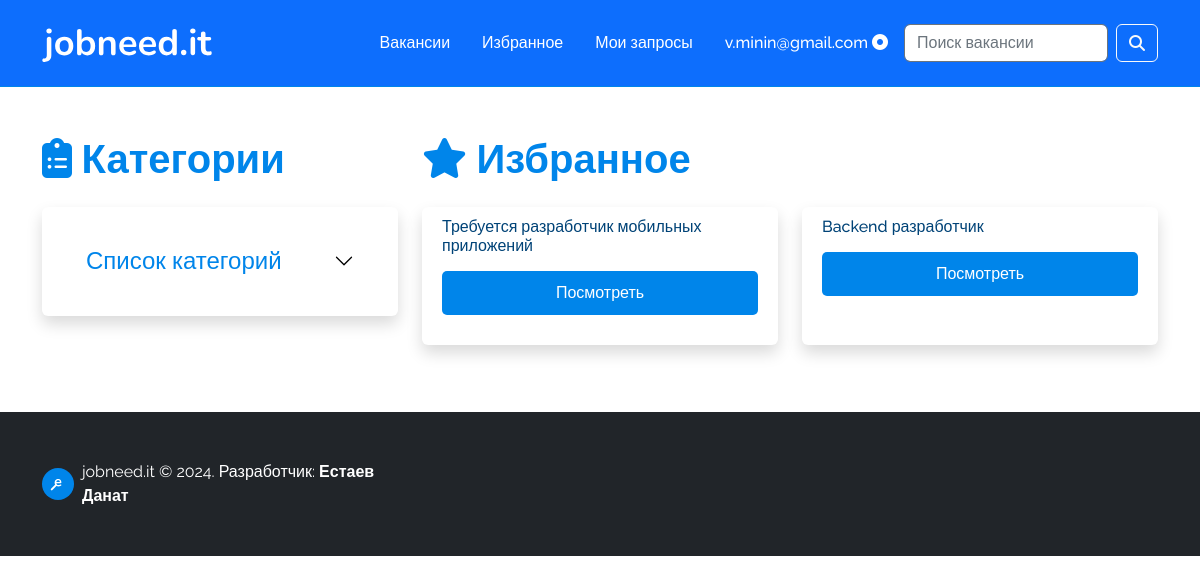
/user/saved/ (signed in), run on the app's committed database.
### portal/models.py (models this page shows, shortened)
class User(AbstractBaseUser):
    email = models.EmailField(max_length=100, unique=True)
    full_name = models.CharField(max_length=100)
    is_admin = models.BooleanField(default=False)
    is_active = models.BooleanField(default=True)
    is_jobseeker = models.BooleanField(default=True)
    objects = MyUserManager()
    USERNAME_FIELD = 'email'
    REQUIRED_FIELDS = ['full_name']
    class Meta:
        verbose_name = "Пользователь"
        verbose_name_plural = "Пользователи"

### jobseeker/models.py (models this page shows, shortened)
class JobSeekerSaveJob(models.Model):
    saved_job = models.ForeignKey(User, on_delete=models.CASCADE, related_name='saved_jobs')
    job = models.ForeignKey(Job, on_delete=models.CASCADE)
    class Meta:
        verbose_name = "Сохраненная вакансия"
        verbose_name_plural = "Сохраненные вакансии"

### employer/models.py (models this page shows, shortened)
class Job(models.Model):
    company = models.ForeignKey(Company, on_delete=models.CASCADE, related_name='jobs')
    category = models.ForeignKey(Category, on_delete=models.CASCADE, related_name='category')
    title = models.CharField(max_length=80)
    location = models.CharField(max_length=80)
    created_date = models.DateTimeField(default=datetime.datetime.now(), blank=True)
    experience_choices = (
        ('Нет опыта работы','Нет опыта работы'),
        ('1-3 года', '1-3 года'),
        ('3-6 года', '3-6 года'),
        ('6 и выше', '6 и выше'),
    )
    experience = models.CharField(max_length=80, choices=experience_choices)
    salary_choices = (
        ('Не указано', 'Не указано'),
        ('от 100 000 до 190 000 тг.', 'от 100 000 до 190 000 тг.'),
        ('от 200 000 до 290 000 тг.', 'от 200 000 до 290 000 тг.'),
        ('от 300 000 до 390 000 тг.', 'от 300 000 до 390 000 тг.'),
        ('от 400 000 до 490 000 тг.', 'от 400 000 до 490 000 тг.'),
        ('от 500 000 и выше', 'от 500 000 и выше'),
    )
    salary = models.CharField(
        max_length=80, choices=salary_choices
    )
    cooperation_choices = (
        ('Полная занятость', 'Полная занятость'),
        ('Частичная занятость', 'Частичная занятость'),
        ('Удаленная работа', 'Удаленная работа'),
        ('Стажировка', 'Стажировка'),
        ('Производственная практика', 'Производственная практика'),
    )
    cooperation_type = models.CharField(
        max_length=80, choices=cooperation_choices
    )
    job_description = models.TextField()
    skills_required = models.CharField(max_length=80)
    '''
    military_choices = (
        ('Военнообязанный', 'Военнообязанный'),
        ('Есть военный билет', 'Есть военный билет'),
    )
    military_service = models.CharField(
        max_length=80, choices=military_choices
    )
    '''
    degree_choices = (
        ('Не имеет значения', 'Не имеет значения'),
        ('Диплом ТиПО', 'Диплом ТиПО'),
        ('Диплом бакалавра', 'Диплом бакалавра'),
        ('Диплом магистра', 'Диплом магистра'),
        ('Диплом Phd', 'Диплом Phd'),
    )
    degree = models.CharField(max_length=80, choices=degree_choices)
    class Meta:
        verbose_name = "Вакансия"
        verbose_name_plural = "Вакансии"

### jobseeker/views.py (the view)
# urls.py: path('saved/', jobseeker_saved_jobs, name='saved-jobs'),
@login_required
@user_passes_test(is_jobseeker)
def jobseeker_saved_jobs(request):
    jobs = request.user.saved_jobs.all()
    return render(request, 'jobseeker_saved_jobs.html', {'jobs':jobs})

### OnlineJobPortalProject/context_processors.py (called while the page is built)
def get_categories(request):
    return {'categories': Category.objects.all()}

### jobseeker/views.py (called while the page is built)
def is_jobseeker(user):
    try:
        if not user.is_jobseeker:
            raise Http404
        return True
    except:
        raise Http404

### portal/models.py (called while the page is built)
    def __str__(self):
       return self.name

### jobseeker/templates/jobseeker_saved_jobs.html
{% extends "base.html" %}
{% block content %}
<legend class="display-6 mb-4 blue" style="font-weight: 700;"><i class="fa-solid fa-star"></i> Избранное</legend>
    <div class="row">
      {% for job in jobs %}
      <div class="col-md-6 mb-3">
        <div class="content-section border border-0 shadow bg-body rounded h-100">
          <div class="card-body">
            <h6 class="mb-3">{{ job.job.title }}</h6>
            <a class="button is-blue d-block text-center" href="{% url 'job-detail' job.job.id %}">Посмотреть</a>
          </div>
        </div>
      </div>
      {% endfor %}
    </div>
{% endblock %}

### portal/templates/base.html (shortened to what this page needs)
{% load static %}
<html lang="ru">
<head>
  <link rel="stylesheet" type="text/css" href="{% static './css/main.css' %}">
  <link rel="stylesheet" type="text/css" href="{% static './css/style.css' %}">
  <link rel="stylesheet" href="{% static './css/bootstrap.min.css' %}">
  <link rel="stylesheet" href="https://cdnjs.cloudflare.com/ajax/libs/font-awesome/6.2.0/css/all.min.css" />
</head>
<body>
<header class="navbar navbar-expand-lg navbar-light bg-primary blue-bottom-border mb-5 ">
  <div class="container">
    <a class="navbar-brand logo" href="{% url 'home-page' %}">
      <img src="{% static './img/logo.svg' %}" alt="Logo">
    </a>
    <div class="collapse navbar-collapse" id="navbarSupportedContent">
      <ul class="navbar-nav ms-auto mb-2 mb-lg-0">
        {% if user.is_authenticated %}
        {% if user.is_jobseeker %}
            <li class="nav-item">
              <a class="header-link" href="{% url 'home-page' %}">Вакансии</a>
            </li>
            <li class="nav-item">
              <a class="header-link" href="{% url 'saved-jobs' %}">Избранное</a>
            </li>
            <li class="nav-item">
              <a class="header-link" href="{% url 'jobseeker-requests' %}">Мои запросы</a>
            </li>
            <li class="nav-item dropdown">
              <a class="header-link" href="#" role="button" data-bs-toggle="dropdown" aria-expanded="false">
                {{ user.email }}&nbsp;<i class="fa-solid fa-circle-dot white-text"></i>
              </a>
            </li>
        {% endif %}
        {% endif %}
      </ul>
      <form class="d-flex mt-3" action="{% url 'search' %}">
        <input name="q" data-filter="1" class="form-control border border-secondary me-2" type="search" aria-label="Search" placeholder="Поиск вакансии">
        <button class="btn btn-outline-light is-small" type="submit"><i class="fa-solid fa-magnifying-glass"></i></button>
      </form>
    </div>
  </div>
</header>
    <main role="main" class="container">
        <div class="row">
          <div class="col-md-4">
            <legend class="display-6 mb-4 blue" style="font-weight: 700;"><i class="fa-solid fa-clipboard-list"></i> Категории</legend>
            <div class="content-section p-4 border border-0 shadow p-3 mb-5 bg-body rounded">
                <div class="accordion accordion-flush" id="accordionFlushExample">
                  <div class="accordion-item">
                    <h2 class="accordion-header">
                      <button class="accordion-button collapsed" type="button" data-bs-toggle="collapse" data-bs-target="#flush-collapseOne" aria-expanded="false" aria-controls="flush-collapseOne">
                        <h4 class="text-center blue mb-0">Список категорий</h4>
                      </button>
                    </h2>
                  </div>
                </div>
            </div>
          </div>
          <div class="col-md-8">
            {% block content %}{% endblock %}
          </div>
        </div>
    </main>
    <footer class="d-flex flex-wrap justify-content-between align-items-center mt-5 pt-5 pb-5 bg-dark">
      <div class="container">
        <div class="col-md-4 d-flex align-items-center">
          <a href="/" class="mb-3 me-2 mb-md-0 text-muted text-decoration-none lh-1">
            <img src="{% static './img/favicon.svg' %}" width="32px" alt="Logo">
          </a>
          <span class="mb-3 mb-md-0 text-white">jobneed.it © <span id="year"></span>. Разработчик: <a href="#" class="text-white" style="font-weight: 600; text-decoration: none;">Естаев Данат</a></span>
        </div>
      </div>
    </footer>
</body>
</html>

### portal/static/css/main.css (style rules this page uses)
.content-section { background: #ffffff; padding: 10px 20px; border: 1px solid #dddddd; border-radius: 3px; margin-bottom: 20px; }

### portal/static/css/style.css (style rules this page uses)
* { font-family: 'Raleway', sans-serif; }
.logo img { width: 170px; }
h1, h2, h3, h4, h5, h6, p, strong, b { color: #004377; }
button { cursor: pointer; border:none; }
.header-link { display: block; padding: 0.5rem 1rem; font-size: 16px; font-weight: 500; color: #fff; text-decoration: none; transition: color .15s ease-in-out,background-color .15s ease-in-out,border-color .15s ease-in-out; }
.button { cursor: pointer; border: none; padding: 10px 35px; color: #fff; text-decoration: none; border-radius: 5px; }
.is-small { padding: 10px; }
.is-blue { background-color: #0085EA; transition: 0.3s ease-in-out; }
.blue { color: #0085EA; }
.blue-bottom-border { border-bottom: 1px solid #0085EA; }

### data on the page
User: email "v.minin@gmail.com"
JobSeekerSaveJob: job "Требуется разработчик мобильных приложений"
JobSeekerSaveJob: job "Backend разработчик"
